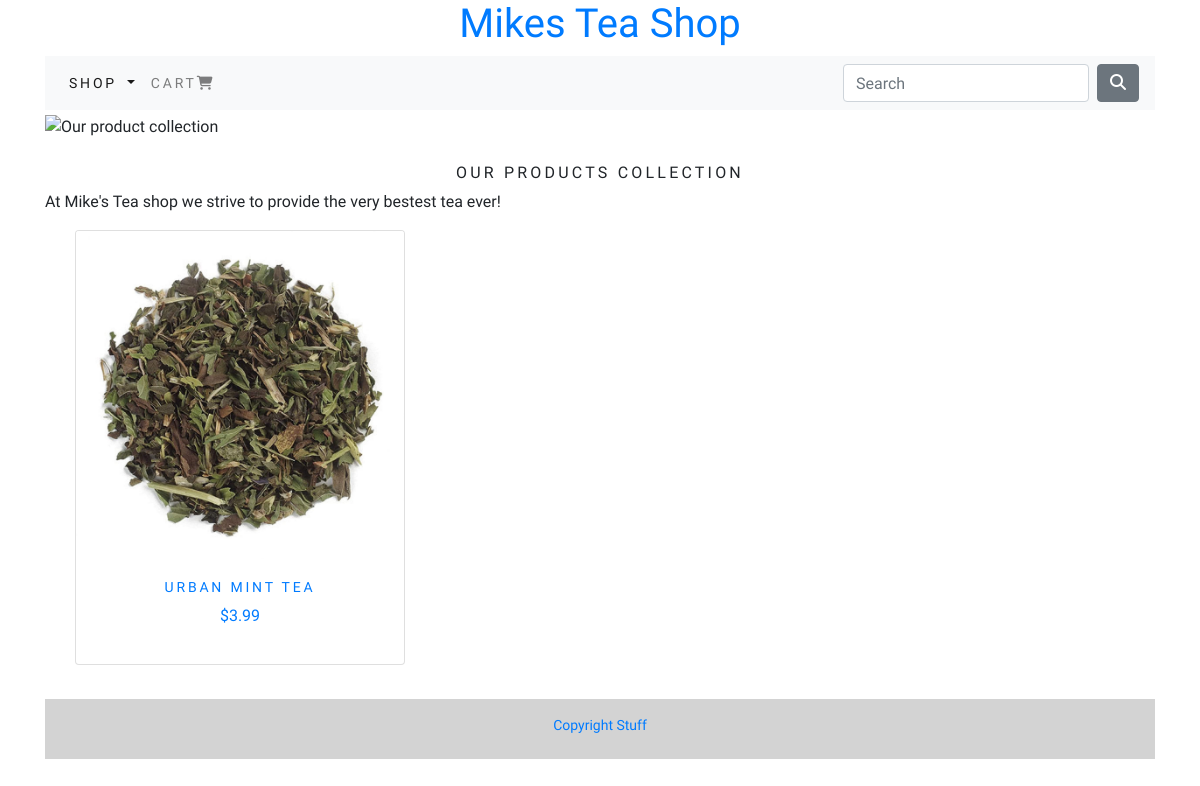
The app's page /shop/, older data.
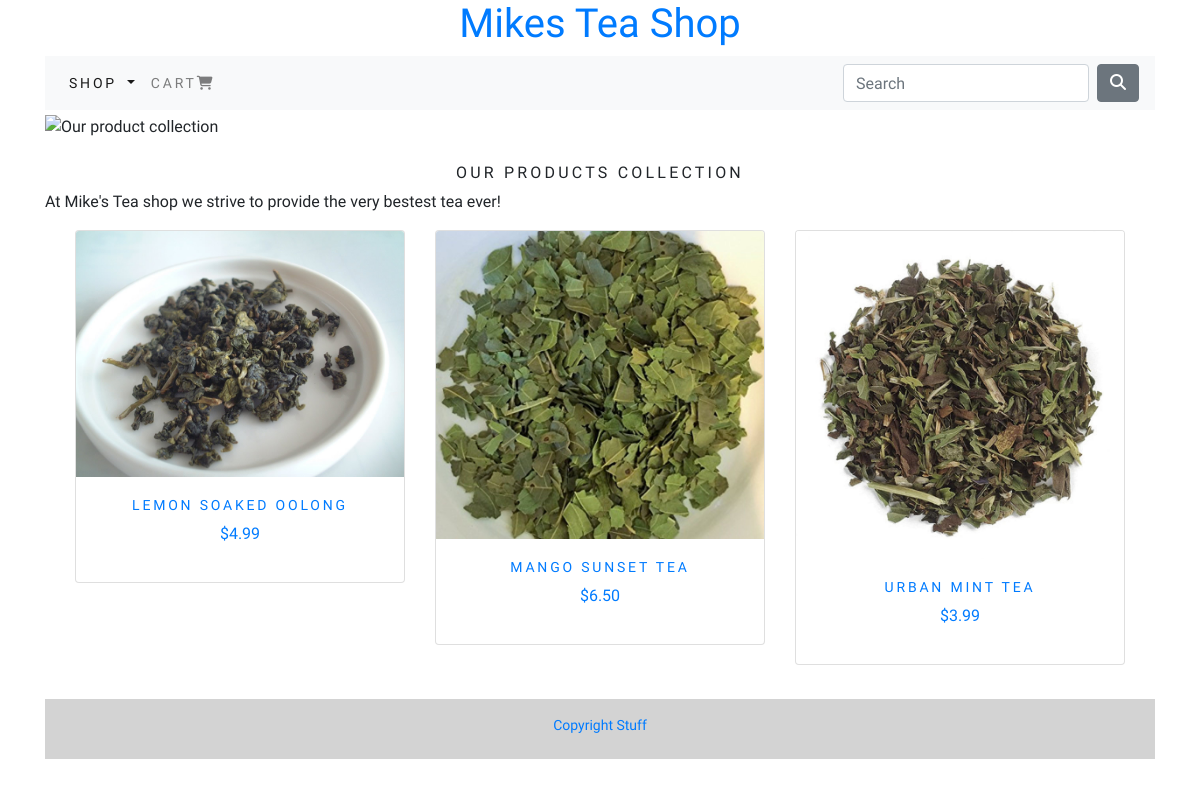
The same page, newer data.
### shop/models.py (models this page shows, shortened)
class Product(models.Model):
    name = models.CharField(max_length=250, unique=True)
    slug = models.SlugField(max_length=250, unique=True)
    description = models.TextField(blank=True)
    Category = models.ForeignKey(Category, on_delete=models.CASCADE)
    price = models.DecimalField(max_digits=10, decimal_places=2)
    image = models.ImageField(upload_to='product', blank = True)
    stock = models.IntegerField()
    available = models.BooleanField(default=True)
    created = models.DateTimeField(auto_now_add=True)
    updated = models.DateTimeField(auto_now = True)
    class Meta:
        ordering = ('name',)
        verbose_name = 'product'
        verbose_name_plural = 'products'
    def get_url(self):
        return reverse('shop:ProdCatDetail', args=[self.Category.slug,self.slug])

### shop/views.py (the view)
# urls.py: path('', views.allProdCat, name='allProdCat'),
def allProdCat(request, c_slug = None):
    c_page = None
    products = None
    if c_slug != None:
        c_page = get_object_or_404(Category, slug = c_slug)
        products_list = Product.objects.filter(Category=c_page,available=True)
    else:
        products_list = Product.objects.all().filter(available=True)
    paginator = Paginator(products_list, 6)
    try:
        page = int(request.GET.get('page','1'))
    except:
        page = 1
    try:
        products = paginator.page(page)
    except(EmptyPage,InvalidPage):
        products = paginator.page(paginator.num_pages)
    return render(request, 'shop/category.html',{'Category' : c_page, 'products' : products})

### shop/context_processor.py (called while the page is built)
def menu_links(request):
    links = Category.objects.all()
    return dict(links=links)

### shop/models.py (called while the page is built)
    def get_url(self):
        return reverse('shop:products_by_category', args=[self.slug])

### shop/templates/shop/category.html (shortened to what this page needs)
{% extends "base.html" %}
{% load staticfiles %}
{% block content %}
     <div class="mx-auto">
        {% if Category %}
            <img class ="my_image" src = "{{Category.image.url}}" alt="{{Category.name}}">
    </div>
    <br>
    <div>
        <h1 class = "text-center my_title">{{Category.name}}</h1>
        <p class = "text-justify">{{Category.description}}</p>
    </div>
    {% else %}
        <img class = "my_image my_image_padding" src="{% static '' %}" alt ="Our product collection">
        </div>
        <br>
        <div>
        <h1 class = "text-center my_title">Our products Collection</h1>
        <p class = "text-justify">At Mike's Tea shop we strive to provide the very bestest tea ever!</p>
    </div>
    {% endif %}
    <div class = "container">
        <div class = "row mx-auto">
        {% for product in products.object_list %}
            <div class = "my_bottom_margin col-9 col-sm-12 col-md-4 col-md-12 col-lg-4">
                <div class="card text-center" style="min-width: 18rem;">
                 <a href = "{{product.get_url}}"><img class="card-img-top my_image"src = "{{product.image.url}}" alt = "{{product.name}}"</a>
                 <div class = "card-body">
                    <h4>{{product.name}}</h4>
                    <p>${{product.price}}</p>
                 </div>
                </div>
            </div>
        {% endfor %}
        </div>
        <div class ="mx-auto">
        <br>
    </div>
{% endblock %}

### shop/templates/shop/base.html (shortened to what this page needs)
{% load staticfiles %}
<!DOCTYPE html>
<html lang = "en">
<head>
    <link rel="stylesheet" href="https://cdn.jsdelivr.net/npm/bootstrap@4.5.3/dist/css/bootstrap.min.css">
    <link rel="stylesheet" href="{% static 'css/custom.css' %}">
</head>
<body>
    <div class="container">
    {% include 'header.html'%}
    {% include 'navbar.html'%}
    {% block content %}
    {% endblock %}
    </div>
    {% include 'footer.html' %}
</body>
</html>

### shop/templates/shop/header.html
{% load staticfiles %}
<header>
    <center>
    <a href ="{%url 'shop:allProdCat'%}"><h1> Mikes Tea Shop </h1></a>
    </center>
</header>

### shop/templates/shop/navbar.html (shortened to what this page needs)
<nav class="navbar navbar-expand-lg navbar-light bg-light">
  <div class="collapse navbar-collapse" id="navbarSupportedContent">
    <ul class="navbar-nav mr-auto">
    <li class="nav-item dropdown {% if 'shop' in request.path %} active {%endif%}">
        <a class="nav-link dropdown-toggle" href="#" id="navbarDropdown" role="button" data-toggle="dropdown" aria-haspopup="true" aria-expanded="false">
          Shop
        </a>
      </li>
      <li class="nav-item">
        <a class="nav-link" href="#">Cart<i class="fas fa-shopping-cart"></i></a>
      </li>
    </ul>
    <form class="form-inline my-2 my-lg-0" action = "{% url 'search_app:searchResult' %}" method = "get">
        <input class="form-control mr-sm-2" type="search" placeholder="Search" aria-label="Search" name = "q">
        <button class="btn btn-secondary my-2 my-sm-0" type="submit"><i class="fas fa-search"></i></button>
    </form>
  </div>
</nav>

### shop/templates/shop/footer.html
<div class = "footer navbar-fixed-bottom my_footer">
    <p class = "text-center">Copyright Stuff</P>
</div>

### static/css/custom.css (style rules this page uses)
body { font-family: 'Castoro', serif; }
.nav-item { letter-spacing: .2em; font-size: 14px; text-transform: uppercase; }
.my_footer { background-color: lightgray; height: 60px; }
.my_footer p { padding-top: 16px; font-size: 14px; }
.my_image { width: 100%; height: auto; }
.my_title { font-size: 16px; text-transform: uppercase; letter-spacing: .2em; }
.my_image_padding { padding-top: 5px; }
.my_bottom_margin { margin-bottom: 10px; }
.card-body h4 { font-size: 14px; text-transform: uppercase; letter-spacing: .2em; }

Row changes from the older to the newer data that the page shows:
added Product: image (picture), name "LEMON SOAKED OOLONG", price "4.99"
added Product: image (picture), name "MANGO SUNSET TEA", price "6.50"
